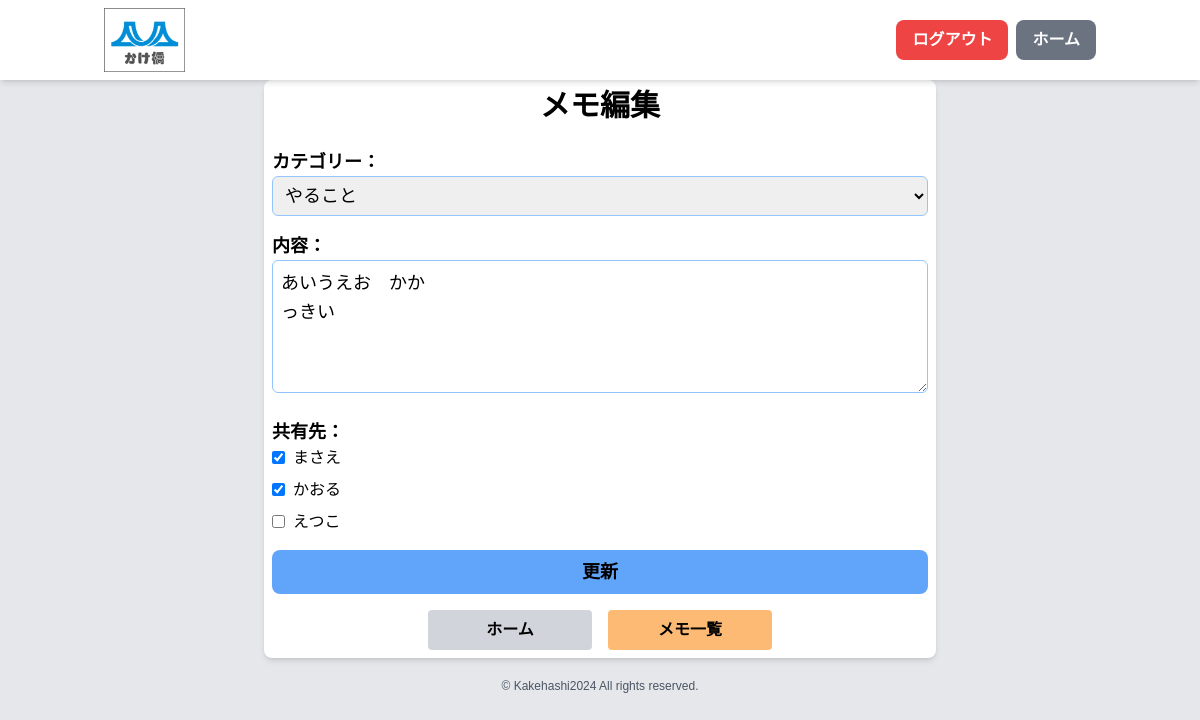
The app's page /memo_edit.php?id=11 (signed in) with its own data.
### tables this page shows
CREATE TABLE `memos` (
  `id` int(11) NOT NULL,
  `user_id` int(11) NOT NULL,
  `group_id` int(11) DEFAULT NULL,
  `category` enum('買い物','スケジュール','やること','その他') NOT NULL,
  `content` text NOT NULL,
  `is_private` tinyint(1) DEFAULT 0,
  `is_completed` tinyint(1) DEFAULT 0,
  `created_at` timestamp NOT NULL DEFAULT current_timestamp(),
  `updated_at` timestamp NOT NULL DEFAULT current_timestamp() ON UPDATE current_timestamp(),
  `importance` int(11) DEFAULT 3 COMMENT '重要度（1-5）',
  `due_date` date DEFAULT NULL COMMENT '期限日'
);

CREATE TABLE `users` (
  `id` int(11) NOT NULL,
  `username` varchar(255) NOT NULL,
  `email` varchar(255) DEFAULT NULL,
  `password` varchar(255) NOT NULL,
  `role` enum('admin','modify','view') NOT NULL,
  `created_at` timestamp NOT NULL DEFAULT current_timestamp(),
  `updated_at` timestamp NOT NULL DEFAULT current_timestamp() ON UPDATE current_timestamp(),
  `reset_token` varchar(255) DEFAULT NULL,
  `token_expires` datetime DEFAULT NULL
);

### funcs.php (called while the page is built, shortened)
<?php
function h($str) {
    return htmlspecialchars($str, ENT_QUOTES, 'UTF-8');
}

### memo_edit.php (the view, shortened to what this page needs)
<?php
require_once 'funcs.php';
$pdo = db_conn();
$memo_id = $_GET['id'];
$stmt = $pdo->prepare("SELECT * FROM memos WHERE id = ? AND group_id = ?");
$stmt->execute([$memo_id, $_SESSION['group_id']]);
$memo = $stmt->fetch(PDO::FETCH_ASSOC);
$stmt = $pdo->prepare("SELECT user_id FROM memo_shares WHERE memo_id = ?");
$stmt->execute([$memo_id]);
$shared_with = $stmt->fetchAll(PDO::FETCH_COLUMN);
$stmt = $pdo->prepare("SELECT u.id, u.username FROM users u
                      JOIN group_members gm ON u.id = gm.user_id
                      WHERE gm.group_id = ? AND u.id != ?");
$stmt->execute([$_SESSION['group_id'], $_SESSION['user_id']]);
$group_members = $stmt->fetchAll(PDO::FETCH_ASSOC);
?>
<!DOCTYPE html>
<html lang="ja">
<head>
    <script src="https://cdn.tailwindcss.com"></script>
    <link rel="stylesheet" href="styles/main.css">
</head>
<body class="bg-gray-200">
<?php include 'header0.php'; ?>
    <div class="container mx-auto mt-20 p-2 bg-white rounded-lg shadow-md max-w-2xl">
        <h1 class="text-3xl font-bold mb-6 text-center">メモ編集</h1>
        <form method="POST" class="space-y-4">
            <div>
                <label for="category" class="block text-lg font-semibold">カテゴリー：</label>
                <select id="category" name="category" required class="w-full p-2 border rounded-md border-blue-300 focus:border-blue-500 focus:ring focus:ring-blue-200 focus:ring-opacity-50">
                    <option value="やること" <?= ($memo['category'] == 'やること') ? 'selected' : '' ?>>やること</option>
                </select>
            </div>
            <div>
                <label for="content" class="block text-lg font-semibold">内容：</label>
                <textarea id="content" name="content" required class="w-full p-2 border rounded-md border-blue-300 focus:border-blue-500 focus:ring focus:ring-blue-200 focus:ring-opacity-50" rows="4"><?= h($memo['content']) ?></textarea>
            </div>
            <div>
                <p class="text-lg font-semibold">共有先：</p>
                <div class="space-y-2 text-sm sm:text-base">
                    <?php foreach ($group_members as $member) : ?>
                        <label class="flex items-center">
                            <input type="checkbox" name="shared_with[]" value="<?= h($member['id']) ?>" <?= in_array($member['id'], $shared_with) ? 'checked' : '' ?> class="mr-2 rounded border-blue-300 text-blue-500 focus:ring-blue-200">
                            <span><?= h($member['username']) ?></span>
                        </label>
                    <?php endforeach; ?>
                </div>
            </div>
            <button type="submit" class="w-full bg-blue-400 hover:bg-blue-500 text-black font-bold px-4 py-2 rounded-lg text-lg text-center transition duration-300">更新</button>
        </form>
        <div class="flex justify-center mt-4 space-x-4">
    <a href="home.php" class="bg-gray-300 hover:bg-gray-400 text-black font-bold py-2 px-3 rounded text-center text-sm sm:text-base transition duration-300 w-1/4">
        ホーム
    </a>
    <a href="memo_view.php" class="bg-orange-300 hover:bg-orange-400 text-black font-bold py-2 px-3 rounded text-center text-sm sm:text-base transition duration-300 w-1/4">
        メモ一覧
    </a>
</div>
    </div>
</body>
<p class="copyright text-xs mt-5 text-gray-600 text-center pb-2">&copy; Kakehashi2024 All rights reserved.</p>
</html>

### styles/main.css (style rules this page uses)
body { font-family: 'Noto Sans JP', sans-serif; font-size: 18px; line-height: 1.6; }

### records on screen
memos: category "やること", content "あいうえお かか っきい"
users: id "☑", username "まさえ"
users: id "☑", username "かおる"
users: username "えつこ"
